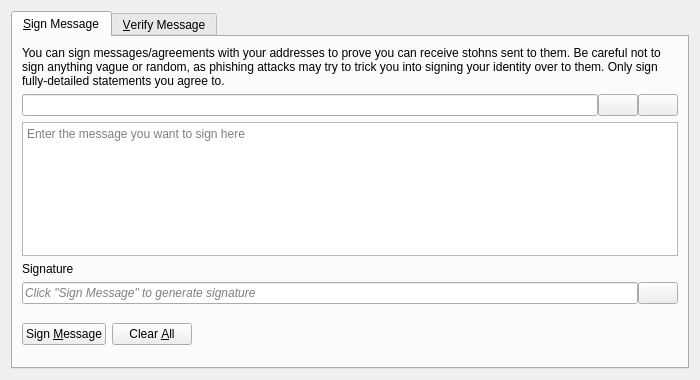
<?xml version="1.0" encoding="UTF-8"?>
<ui version="4.0">
 <class>SignVerifyMessageDialog</class>
 <widget class="QDialog" name="SignVerifyMessageDialog">
  <property name="geometry">
   <rect>
    <x>0</x>
    <y>0</y>
    <width>700</width>
    <height>380</height>
   </rect>
  </property>
  <property name="windowTitle">
   <string>Signatures - Sign / Verify a Message</string>
  </property>
  <property name="modal">
   <bool>true</bool>
  </property>
  <layout class="QVBoxLayout" name="verticalLayout">
   <item>
    <widget class="QTabWidget" name="tabWidget">
     <property name="currentIndex">
      <number>0</number>
     </property>
     <widget class="QWidget" name="tabSignMessage">
      <attribute name="title">
       <string>&amp;Sign Message</string>
      </attribute>
      <layout class="QVBoxLayout" name="verticalLayout_SM">
       <item>
        <widget class="QLabel" name="infoLabel_SM">
         <property name="text">
          <string>You can sign messages/agreements with your addresses to prove you can receive stohns sent to them. Be careful not to sign anything vague or random, as phishing attacks may try to trick you into signing your identity over to them. Only sign fully-detailed statements you agree to.</string>
         </property>
         <property name="textFormat">
          <enum>Qt::PlainText</enum>
         </property>
         <property name="wordWrap">
          <bool>true</bool>
         </property>
        </widget>
       </item>
       <item>
        <layout class="QHBoxLayout" name="horizontalLayout_1_SM">
         <property name="spacing">
          <number>0</number>
         </property>
         <item>
          <widget class="QValidatedLineEdit" name="addressIn_SM">
           <property name="toolTip">
            <string>The STOHN address to sign the message with</string>
           </property>
          </widget>
         </item>
         <item>
          <widget class="QPushButton" name="addressBookButton_SM">
           <property name="toolTip">
            <string>Choose previously used address</string>
           </property>
           <property name="text">
            <string/>
           </property>
           <property name="icon">
            <iconset resource="../bitcoin.qrc">
             <normaloff>:/icons/address-book</normaloff>:/icons/address-book</iconset>
           </property>
           <property name="shortcut">
            <string>Alt+A</string>
           </property>
           <property name="autoDefault">
            <bool>false</bool>
           </property>
          </widget>
         </item>
         <item>
          <widget class="QPushButton" name="pasteButton_SM">
           <property name="toolTip">
            <string>Paste address from clipboard</string>
           </property>
           <property name="text">
            <string/>
           </property>
           <property name="icon">
            <iconset resource="../bitcoin.qrc">
             <normaloff>:/icons/editpaste</normaloff>:/icons/editpaste</iconset>
           </property>
           <property name="shortcut">
            <string>Alt+P</string>
           </property>
           <property name="autoDefault">
            <bool>false</bool>
           </property>
          </widget>
         </item>
        </layout>
       </item>
       <item>
        <widget class="QPlainTextEdit" name="messageIn_SM">
         <property name="toolTip">
          <string>Enter the message you want to sign here</string>
         </property>
         <property name="placeholderText">
          <string>Enter the message you want to sign here</string>
         </property>
        </widget>
       </item>
       <item>
        <widget class="QLabel" name="signatureLabel_SM">
         <property name="text">
          <string>Signature</string>
         </property>
         <property name="textFormat">
          <enum>Qt::PlainText</enum>
         </property>
        </widget>
       </item>
       <item>
        <layout class="QHBoxLayout" name="horizontalLayout_2_SM">
         <property name="spacing">
          <number>0</number>
         </property>
         <item>
          <widget class="QLineEdit" name="signatureOut_SM">
           <property name="placeholderText">
            <string>Click "Sign Message" to generate signature</string>
           </property>
           <property name="font">
            <font>
             <italic>true</italic>
            </font>
           </property>
           <property name="readOnly">
            <bool>true</bool>
           </property>
          </widget>
         </item>
         <item>
          <widget class="QPushButton" name="copySignatureButton_SM">
           <property name="toolTip">
            <string>Copy the current signature to the system clipboard</string>
           </property>
           <property name="text">
            <string/>
           </property>
           <property name="icon">
            <iconset resource="../bitcoin.qrc">
             <normaloff>:/icons/editcopy</normaloff>:/icons/editcopy</iconset>
           </property>
           <property name="autoDefault">
            <bool>false</bool>
           </property>
          </widget>
         </item>
        </layout>
       </item>
       <item>
        <layout class="QHBoxLayout" name="horizontalLayout_3_SM">
         <item>
          <widget class="QPushButton" name="signMessageButton_SM">
           <property name="toolTip">
            <string>Sign the message to prove you own this STOHN address</string>
           </property>
           <property name="text">
            <string>Sign &amp;Message</string>
           </property>
           <property name="icon">
            <iconset resource="../bitcoin.qrc">
             <normaloff>:/icons/edit</normaloff>:/icons/edit</iconset>
           </property>
           <property name="autoDefault">
            <bool>false</bool>
           </property>
          </widget>
         </item>
         <item>
          <widget class="QPushButton" name="clearButton_SM">
           <property name="toolTip">
            <string>Reset all sign message fields</string>
           </property>
           <property name="text">
            <string>Clear &amp;All</string>
           </property>
           <property name="icon">
            <iconset resource="../bitcoin.qrc">
             <normaloff>:/icons/remove</normaloff>:/icons/remove</iconset>
           </property>
           <property name="autoDefault">
            <bool>false</bool>
           </property>
          </widget>
         </item>
         <item>
          <spacer name="horizontalSpacer_1_SM">
           <property name="orientation">
            <enum>Qt::Horizontal</enum>
           </property>
           <property name="sizeHint" stdset="0">
            <size>
             <width>40</width>
             <height>48</height>
            </size>
           </property>
          </spacer>
         </item>
         <item>
          <widget class="QLabel" name="statusLabel_SM">
           <property name="font">
            <font>
             <weight>75</weight>
             <bold>true</bold>
            </font>
           </property>
           <property name="text">
            <string/>
           </property>
           <property name="wordWrap">
            <bool>true</bool>
           </property>
          </widget>
         </item>
         <item>
          <spacer name="horizontalSpacer_2_SM">
           <property name="orientation">
            <enum>Qt::Horizontal</enum>
           </property>
           <property name="sizeHint" stdset="0">
            <size>
             <width>40</width>
             <height>48</height>
            </size>
           </property>
          </spacer>
         </item>
        </layout>
       </item>
      </layout>
     </widget>
     <widget class="QWidget" name="tabVerifyMessage">
      <attribute name="title">
       <string>&amp;Verify Message</string>
      </attribute>
      <layout class="QVBoxLayout" name="verticalLayout_VM">
       <item>
        <widget class="QLabel" name="infoLabel_VM">
         <property name="text">
          <string>Enter the receiver's address, message (ensure you copy line breaks, spaces, tabs, etc. exactly) and signature below to verify the message. Be careful not to read more into the signature than what is in the signed message itself, to avoid being tricked by a man-in-the-middle attack. Note that this only proves the signing party receives with the address, it cannot prove sendership of any transaction!</string>
         </property>
         <property name="textFormat">
          <enum>Qt::PlainText</enum>
         </property>
         <property name="alignment">
          <set>Qt::AlignLeading|Qt::AlignLeft|Qt::AlignTop</set>
         </property>
         <property name="wordWrap">
          <bool>true</bool>
         </property>
        </widget>
       </item>
       <item>
        <layout class="QHBoxLayout" name="horizontalLayout_1_VM">
         <property name="spacing">
          <number>0</number>
         </property>
         <item>
          <widget class="QValidatedLineEdit" name="addressIn_VM">
           <property name="toolTip">
            <string>The STOHN address the message was signed with</string>
           </property>
          </widget>
         </item>
         <item>
          <widget class="QPushButton" name="addressBookButton_VM">
           <property name="toolTip">
            <string>Choose previously used address</string>
           </property>
           <property name="text">
            <string/>
           </property>
           <property name="icon">
            <iconset resource="../bitcoin.qrc">
             <normaloff>:/icons/address-book</normaloff>:/icons/address-book</iconset>
           </property>
           <property name="shortcut">
            <string>Alt+A</string>
           </property>
           <property name="autoDefault">
            <bool>false</bool>
           </property>
          </widget>
         </item>
        </layout>
       </item>
       <item>
        <widget class="QPlainTextEdit" name="messageIn_VM">
          <property name="toolTip">
            <string>The signed message to verify</string>
          </property>
          <property name="placeholderText">
            <string>The signed message to verify</string>
          </property>
        </widget>
       </item>
       <item>
        <widget class="QValidatedLineEdit" name="signatureIn_VM">
          <property name="toolTip">
            <string>The signature given when the message was signed</string>
          </property>
          <property name="placeholderText">
            <string>The signature given when the message was signed</string>
          </property>
        </widget>
       </item>
       <item>
        <layout class="QHBoxLayout" name="horizontalLayout_2_VM">
         <item>
          <widget class="QPushButton" name="verifyMessageButton_VM">
           <property name="toolTip">
            <string>Verify the message to ensure it was signed with the specified STOHN address</string>
           </property>
           <property name="text">
            <string>Verify &amp;Message</string>
           </property>
           <property name="icon">
            <iconset resource="../bitcoin.qrc">
             <normaloff>:/icons/transaction_0</normaloff>:/icons/transaction_0</iconset>
           </property>
           <property name="autoDefault">
            <bool>false</bool>
           </property>
          </widget>
         </item>
         <item>
          <widget class="QPushButton" name="clearButton_VM">
           <property name="toolTip">
            <string>Reset all verify message fields</string>
           </property>
           <property name="text">
            <string>Clear &amp;All</string>
           </property>
           <property name="icon">
            <iconset resource="../bitcoin.qrc">
             <normaloff>:/icons/remove</normaloff>:/icons/remove</iconset>
           </property>
           <property name="autoDefault">
            <bool>false</bool>
           </property>
          </widget>
         </item>
         <item>
          <spacer name="horizontalSpacer_1_VM">
           <property name="orientation">
            <enum>Qt::Horizontal</enum>
           </property>
           <property name="sizeHint" stdset="0">
            <size>
             <width>40</width>
             <height>48</height>
            </size>
           </property>
          </spacer>
         </item>
         <item>
          <widget class="QLabel" name="statusLabel_VM">
           <property name="font">
            <font>
             <weight>75</weight>
             <bold>true</bold>
            </font>
           </property>
           <property name="text">
            <string/>
           </property>
           <property name="wordWrap">
            <bool>true</bool>
           </property>
          </widget>
         </item>
         <item>
          <spacer name="horizontalSpacer_2_VM">
           <property name="orientation">
            <enum>Qt::Horizontal</enum>
           </property>
           <property name="sizeHint" stdset="0">
            <size>
             <width>40</width>
             <height>48</height>
            </size>
           </property>
          </spacer>
         </item>
        </layout>
       </item>
      </layout>
     </widget>
    </widget>
   </item>
  </layout>
 </widget>
 <customwidgets>
  <customwidget>
   <class>QValidatedLineEdit</class>
   <extends>QLineEdit</extends>
   <header>qt/qvalidatedlineedit.h</header>
  </customwidget>
 </customwidgets>
 <resources>
  <include location="../bitcoin.qrc"/>
 </resources>
 <connections/>
</ui>
